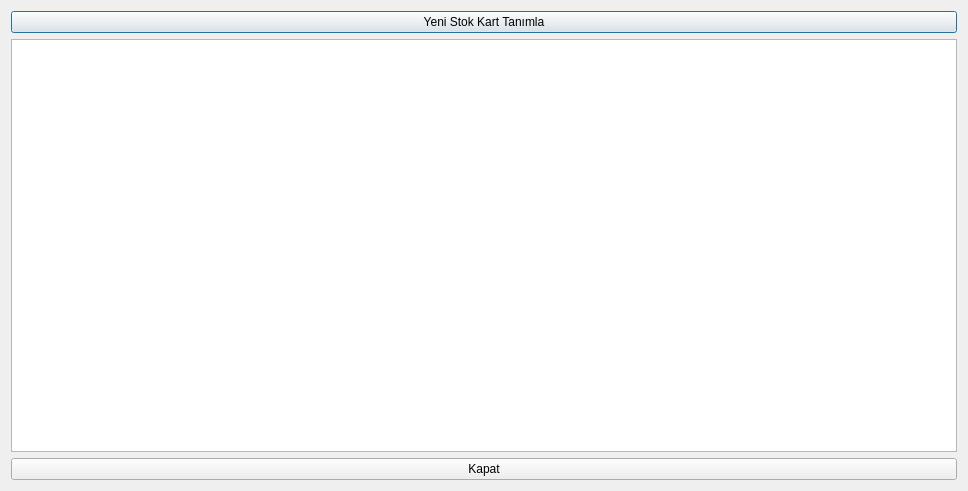
<?xml version="1.0" encoding="UTF-8"?>
<ui version="4.0">
 <class>StokKartDialog</class>
 <widget class="QDialog" name="StokKartDialog">
  <property name="geometry">
   <rect>
    <x>0</x>
    <y>0</y>
    <width>968</width>
    <height>491</height>
   </rect>
  </property>
  <property name="windowTitle">
   <string>Stok Kartları</string>
  </property>
  <layout class="QVBoxLayout" name="verticalLayout">
   <item>
    <layout class="QGridLayout" name="gridLayout">
     <item row="0" column="0">
      <widget class="QPushButton" name="pushButton_YENISTOKKART">
       <property name="text">
        <string>Yeni Stok Kart Tanımla</string>
       </property>
      </widget>
     </item>
    </layout>
   </item>
   <item>
    <widget class="QTableView" name="tableView_StokKartList">
     <property name="contextMenuPolicy">
      <enum>Qt::CustomContextMenu</enum>
     </property>
    </widget>
   </item>
   <item>
    <widget class="QPushButton" name="pushButton_Kapat">
     <property name="text">
      <string>Kapat</string>
     </property>
    </widget>
   </item>
  </layout>
 </widget>
 <resources/>
 <connections/>
</ui>
